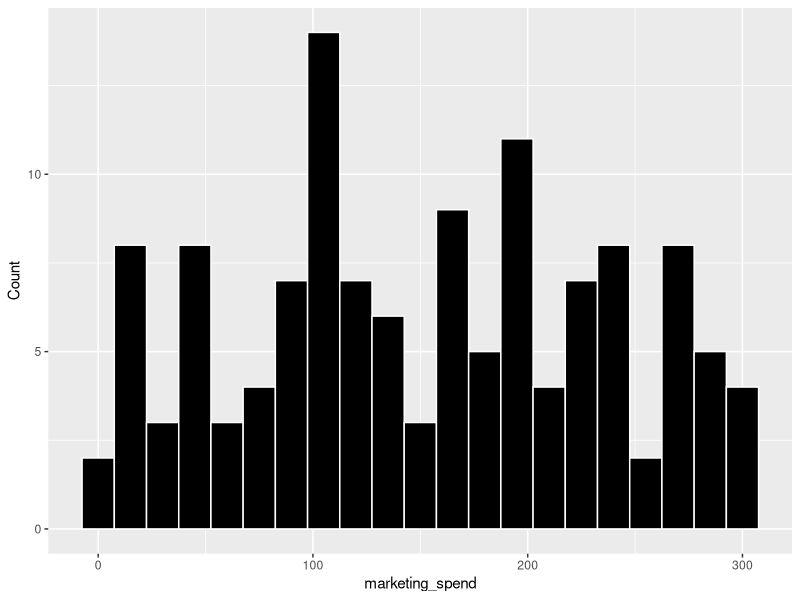

Generate this figure with R:
## ---- chunk 1
library(tidyverse)
library(knitr)
library(ggplot2)
raw_data <- read_csv("data/35741899_Jingye Li.csv")
clean_data <- raw_data %>%
  drop_na(marketing_spend, purchase_amount) |>
  filter(purchase_amount > 0, marketing_spend > 0) |>
  select(customer_id, marketing_spend, purchase_amount, segment)
## ---- chunk 2
ggplot(clean_data, aes(x = marketing_spend)) +
  geom_histogram(binwidth = 15, fill = "black", colour = "white") +
  labs(
    x = "marketing_spend",
    y = "Count"
  )
## ---- chunk 3
clean_data %>%
  select(marketing_spend, purchase_amount) %>%
  summary() %>%
  kable(caption = "Table 1: Summary Statistics of Key Numeric Variables")
